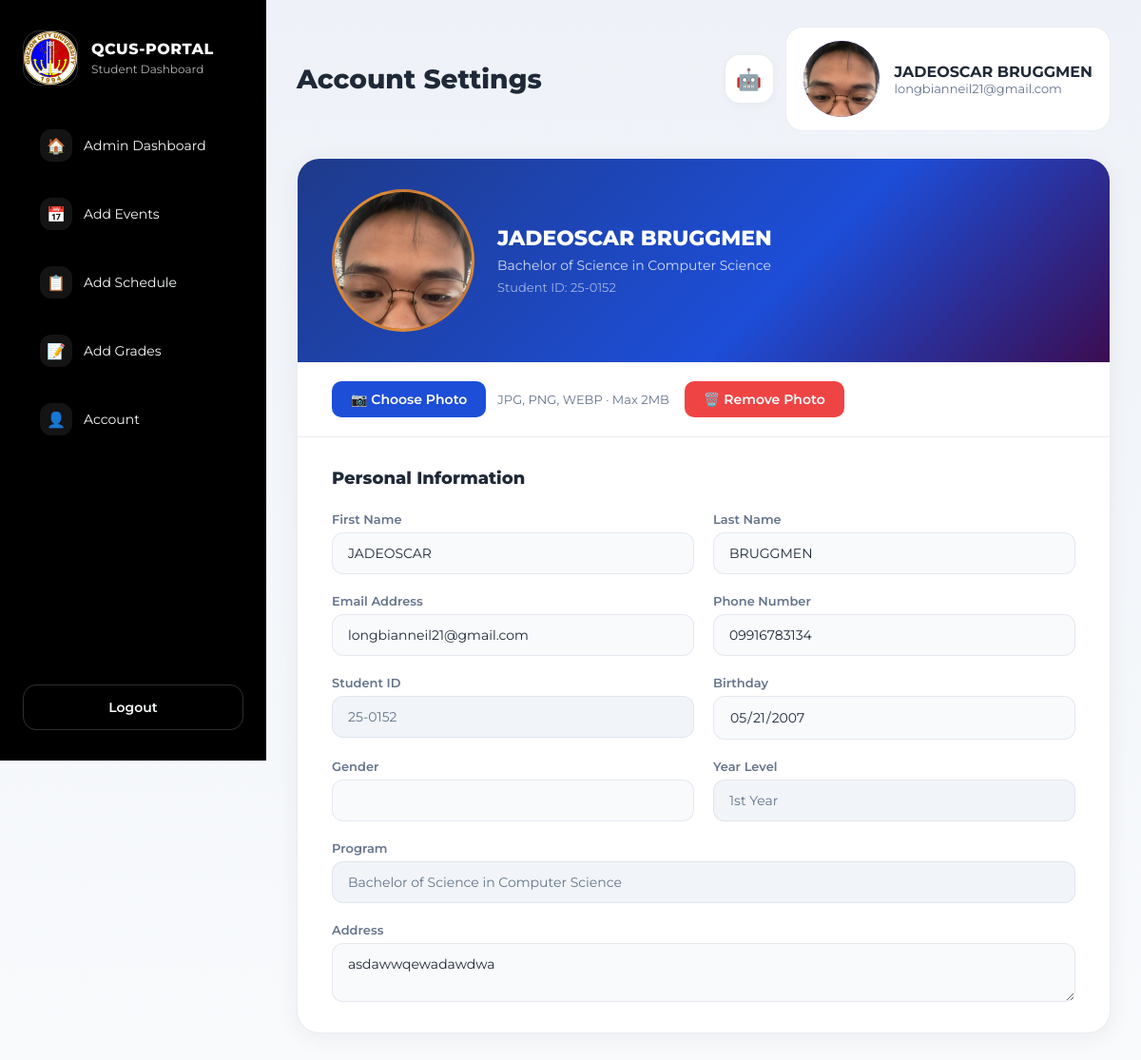
Page /admin_dashboard/admin_account.php (signed in) on the committed database.
### tables this page shows
CREATE TABLE `students` (
  `id` int(11) NOT NULL,
  `student_id` varchar(20) NOT NULL,
  `first_name` varchar(100) NOT NULL,
  `last_name` varchar(100) NOT NULL,
  `middle_name` varchar(100) DEFAULT NULL,
  `email` varchar(150) NOT NULL,
  `phone_number` varchar(20) DEFAULT NULL,
  `address` text DEFAULT NULL,
  `birthday` date DEFAULT NULL,
  `course` varchar(100) DEFAULT NULL,
  `year_level` varchar(20) DEFAULT NULL,
  `password` varchar(255) NOT NULL,
  `created_at` timestamp NOT NULL DEFAULT current_timestamp(),
  `gender` varchar(20) DEFAULT NULL,
  `profile_pic` varchar(255) DEFAULT NULL,
  `section` varchar(20) DEFAULT NULL
);

### admin_dashboard/admin_account.php (the view, shortened to what this page needs)
<?php
require_once '../config/config.php';
$stmt = mysqli_prepare($conn, "SELECT * FROM students WHERE student_id = ?");
mysqli_stmt_bind_param($stmt, 's', $_SESSION['student_id']);
mysqli_stmt_execute($stmt);
$result = mysqli_stmt_get_result($stmt);
$user = mysqli_fetch_assoc($result);
$picPath = $user['profile_pic']
    ? '../uploads/profile_pics/' . $user['profile_pic']
    : null;
$initials = strtoupper(substr($user['first_name'], 0, 1) . substr($user['last_name'], 0, 1));
$fullName  = $user['first_name'] . ' ' . $user['last_name'];
?>
<!DOCTYPE html>
<html lang="en">
<head>
</head>
<body>
<div class="app-shell">
  <aside class="sidebar">
    <div class="sidebar-brand">
      <div class="nav-logo">
        <img src="../images/QCU-logo.png" alt="QCU Logo" />
      </div>
      <div>
        <span class="brand-title">QCUS-PORTAL</span>
        <span class="brand-sub">Student Dashboard</span>
      </div>
    </div>
    <nav class="sidebar-nav" aria-label="Dashboard navigation">
       <a href="admin_dashboard.php"    class="nav-item"><span class="nav-item-icon">🏠</span>Admin Dashboard</a>
      <a href="admin_events.php"       class="nav-item"><span class="nav-item-icon">📅</span>Add Events</a>
      <a href="admin_sched.php" class="nav-item"><span class="nav-item-icon">📋</span>Add Schedule</a>
      <a href="admin_grades.php"       class="nav-item"><span class="nav-item-icon">📝</span>Add Grades</a>
      <a href="admin_account.php"    class="nav-item" active><span class="nav-item-icon">👤</span>Account</a>
    </nav>
    <div class="sidebar-footer">
        <button type="button" class="logout-button" onclick="window.location.href='../landingpage/logout.php'"> Logout</button>
    </div>
  </aside>
  <main class="main-area">
    <header class="topbar">
      <h1 class="page-title">Account Settings</h1>
      <div class="topbar-right">
        <button type="button" class="chatbot-btn" title="AI Assistant" onclick="alert('Chatbot coming soon!')">🤖</button>
        <div class="profile-card">
          <div class="profile-avatar" style="width: 80px; height: 80px; border-radius: 50%; overflow: hidden;">
            <?php if ($picPath): ?>
              <img src="<?= htmlspecialchars($picPath) ?>" alt="Profile Picture" style="width:100%; height:100%; object-fit:cover;" />
            <?php else: ?>
              <?= $initials ?>
            <?php endif; ?>
          </div>
          <div>
            <p class="profile-name"><?= htmlspecialchars($fullName) ?></p>
            <p class="profile-email"><?= htmlspecialchars($user['email']) ?></p>
          </div>
        </div>
      </div>
    </header>
    <div class="account-card">
      <div class="profile-banner">
        <div class="banner-avatar">
  <?php if ($picPath): ?>
    <img src="<?= htmlspecialchars($picPath) ?>" alt="Profile"
         style="width:100%; height:100%; object-fit:cover; display:block;" />
  <?php else: ?>
    <?= $initials ?>
  <?php endif; ?>
</div>
        <div class="banner-info">
          <h2><?= htmlspecialchars($fullName) ?></h2>
          <p><?= htmlspecialchars($user['course']) ?></p>
          <span>Student ID: <?= htmlspecialchars($user['student_id']) ?></span>
        </div>
      </div>
    <div style="padding: 20px 36px; border-bottom: 1px solid var(--border); display:flex; align-items:center; gap:16px;">
          <form action="upload-profile-pic.php" method="POST" enctype="multipart/form-data"
          style="display:flex; align-items:center; gap:12px;">
         <label for="profile_pic" style="
          padding: 10px 20px; background: #1d4ed8; color: white;
            border-radius: 10px; cursor: pointer; font-size: 14px; font-weight: 600;">
             📷 Choose Photo
          </label>
             <span style="font-size:13px; color:var(--text-muted);">JPG, PNG, WEBP · Max 2MB</span>
                    </form>
                    <?php if ($user['profile_pic']): ?>
  <a href="remove-profile-pic.php"
     onclick="return confirm('Are you sure you want to remove your profile picture?')"
     style="padding: 10px 20px; background: #ef4444; color: white;
            border-radius: 10px; font-size: 14px; font-weight: 600;">
    🗑️ Remove Photo
  </a>
<?php endif; ?>
</div>
      <div class="form-section">
        <h3>Personal Information</h3>
        <div class="form-grid">
          <div class="form-group">
            <label for="firstName">First Name</label>
            <input type="text" id="firstName" value="<?= htmlspecialchars($user['first_name']) ?>"  readonly/>
          </div>
          <div class="form-group">
            <label for="lastName">Last Name</label>
            <input type="text" id="lastName" value="<?= htmlspecialchars($user['last_name']) ?>"  readonly/>
          </div>
          <div class="form-group">
            <label for="email">Email Address</label>
            <input type="email" id="email" value="<?= htmlspecialchars($user['email']) ?>"  readonly/>
          </div>
          <div class="form-group">
            <label for="phone">Phone Number</label>
            <input type="tel" id="phone" value="<?= htmlspecialchars($user['phone_number']) ?>"  readonly/>
          </div>
          <div class="form-group">
            <label for="studentId">Student ID</label>
            <input type="text" id="studentId" value="<?= htmlspecialchars($user['student_id']) ?>" readonly
              style="background:#f1f5f9;color:#64748b;cursor:not-allowed;" />
          </div>
          <div class="form-group">
            <label for="birthday">Birthday</label>
            <input type="date" id="birthday" value="<?= htmlspecialchars($user['birthday']) ?>"  readonly/>
          </div>
          <div class="form-group">
            <label for="gender">Gender</label>
            <input type="text" id="gender" value="<?= htmlspecialchars($user['gender']) ?>"  readonly/>
          </div>
          <div class="form-group">
            <label for="yearLevel">Year Level</label>
            <input type="text" id="yearLevel" value="<?= htmlspecialchars($user['year_level']) ?>" readonly
              style="background:#f1f5f9;color:#64748b;cursor:not-allowed;" />
          </div>
          <div class="form-group full">
            <label for="program">Program</label>
            <input type="text" id="program" value="<?= htmlspecialchars($user['course']) ?>" readonly
              style="background:#f1f5f9;color:#64748b;cursor:not-allowed;" />
          </div>
          <div class="form-group full">
            <label for="address">Address</label>
            <textarea id="address"  readonly><?= htmlspecialchars($user['address']) ?></textarea>
          </div>
        </div>
      </div>
    </div>
  </main>
</div>
</body>
</html>

### admin_dashboard/admin_account.php (style rules this page uses)
*, *::before, *::after { box-sizing: border-box; }
:root { font-family: 'Montserrat', sans-serif; --surface: #ffffff; --surface-strong: #f1f5f9; --text: #1f2937; --text-muted: #64748b; --border: rgba(148,163,184,.2); --accent-soft: #eef2ff; }
body { margin: 0; min-height: 100vh; background: linear-gradient(180deg,#eef2f8 0%,#f8fafc 100%); color: var(--text); }
.profile-avatar { width: 52px; height: 52px; border-radius: 16px; background: linear-gradient(135deg,#7c3aed,#2563eb); color: #fff; place-items: center; font-weight: 800; display: grid; }
button { font-family: inherit; cursor: pointer; }
a { text-decoration: none; color: inherit; }
.app-shell { display: grid; grid-template-columns: 280px 1fr; min-height: 100vh; }
.sidebar { background: black; color: #f8fafc; padding: 32px 24px; display: flex; flex-direction: column; gap: 32px; position: sticky; top: 0; height: 100vh; }
.sidebar-brand { display: flex; align-items: center; gap: 14px; }
.nav-logo { width: 58px; height: 58px; border-radius: 18px; overflow: hidden; border: 1px solid rgba(255,255,255,.18); }
.nav-logo img { width: 100%; height: 100%; object-fit: cover; }
.brand-title { display: block; font-size: 16px; font-weight: 800; letter-spacing: .5px; }
.brand-sub { display: block; color: rgba(248,250,252,.72); font-size: 12px; margin-top: 4px; }
.sidebar-nav { display: grid; gap: 10px; }
.nav-item { display: flex; align-items: center; gap: 12px; padding: 14px 18px; border: none; background: transparent; color: #f8fafc; font-size: 14px; border-radius: 14px; transition: background .2s, transform .2s; }
.nav-item-icon { width: 34px; height: 34px; display: grid; place-items: center; border-radius: 12px; background: rgba(255,255,255,.08); font-size: 16px; }
.sidebar-footer { margin-top: auto; }
.logout-button { width: 100%; padding: 14px 18px; border: 1px solid rgba(255,255,255,.18); border-radius: 14px; background: transparent; color: #f8fafc; font-size: 14px; font-weight: 600; transition: background .2s; }
.main-area { padding: 28px 32px; }
.topbar { display: flex; flex-wrap: wrap; justify-content: space-between; align-items: center; gap: 24px; margin-bottom: 28px; }
.page-title { margin: 0; font-size: clamp(22px,3vw,28px); font-weight: 800; }
.topbar-right { display: flex; align-items: center; gap: 12px; }
.chatbot-btn { width: 52px; height: 52px; border-radius: 16px; border: 1px solid var(--border); background: #fff; color: #7c3aed; display: grid; place-items: center; font-size: 22px; transition: background .2s, transform .2s, box-shadow .2s; box-shadow: 0 2px 8px rgba(15,23,42,.04); }
.profile-card { display: flex; align-items: center; gap: 16px; padding: 14px 18px; background: #fff; border: 1px solid var(--border); border-radius: 18px; }
.profile-name { margin: 0; font-weight: 700; }
.profile-email { margin: 0; color: var(--text-muted); font-size: 13px; }
.account-card { background: #fff; border: 1px solid var(--border); border-radius: 24px; box-shadow: 0 4px 24px rgba(15,23,42,.06); max-width: 860px; margin: 0 auto; overflow: hidden; }
.profile-banner { background: linear-gradient(135deg,#1e3a8a 0%,#1d4ed8 60%,#3b0d51 100%); padding: 32px 36px; display: flex; align-items: center; gap: 24px; }
.banner-avatar { width: 150px; height: 150px; border-radius: 50%; background: linear-gradient(135deg,#d97706,#b45309); color: #fff; display: grid; place-items: center; font-size: 28px; font-weight: 800; flex-shrink: 0; border: 3px solid rgba(255,255,255,.2); overflow: hidden; }
.banner-info h2 { margin: 0 0 6px; color: #fff; font-size: 22px; font-weight: 800; }
.banner-info p { margin: 0 0 4px; color: rgba(255,255,255,.8); font-size: 14px; }
.banner-info span { color: rgba(255,255,255,.6); font-size: 13px; }
.form-section { padding: 32px 36px; }
.form-section h3 { margin: 0 0 24px; font-size: 18px; font-weight: 800; }
.form-grid { display: grid; grid-template-columns: 1fr 1fr; gap: 20px; }
.form-group { display: flex; flex-direction: column; gap: 6px; }
.form-group.full { grid-column: 1 / -1; }
label { font-size: 13px; font-weight: 600; color: var(--text-muted); }
input, textarea { padding: 12px 16px; border-radius: 12px; border: 1.5px solid var(--border); font-family: inherit; font-size: 14px; color: var(--text); background: #f8fafc; outline: none; transition: border-color .2s, background .2s; }
textarea { resize: vertical; min-height: 56px; }

### rows in the picture
students: profile_pic (picture), fullName "JADEOSCAR BRUGGMEN", email "longbianneil21@gmail.com", course "Bachelor of Science in Computer Science", student "25-0152", first_name "JADEOSCAR", last_name "BRUGGMEN", phone_number "09916783134", birthday "05/21/2007", year_level "1st Year", address "asdawwqewadawdwa"
